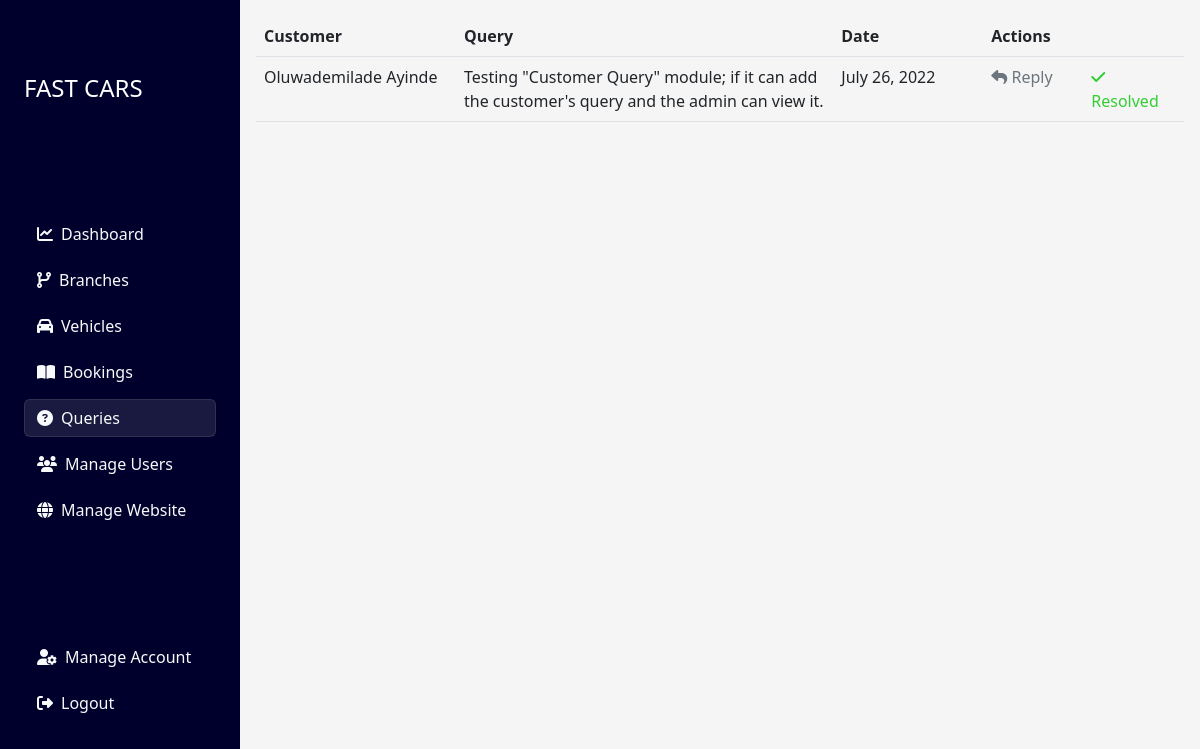
The app's page /site-administrator/customer_queries/ (signed in) with its own data.
### main_site/models.py (models this page shows, shortened)
class CustomerQuery(models.Model):
    firstname = models.CharField(max_length=50)
    lastname = models.CharField(max_length=50)
    email = models.EmailField(max_length=80)
    message = models.TextField()
    date = models.DateField(auto_now_add=True)
    resolved = models.BooleanField(default=False)

### admin_panel/views.py (the view)
# urls.py: path('customer_queries/', manage_queries, name="manage_queries"),
@login_required
def manage_queries(request):
    if request.user.is_staff:
        queries = CustomerQuery.objects.all()
        context = {
            'queries': queries,
        }
        return render(request, 'admin_panel/manage_queries.html', context)
    else:
        return redirect('home')

### admin_panel/templates/admin_panel/manage_queries.html (shortened to what this page needs)
{% extends 'base.html' %}
{% load static %}
{% block main %}
<div class="col-12 d-flex flex-wrap">
    <div class="col-12 col-lg">
        {% include 'partials/sidenav.html' %}
    </div>
    <div class="main_content">
        <div class="col-12 table_holder p-3">
            <table class="table">
                <tr>
                    <th>Customer</th>
                    <th>Query</th>
                    <th>Date</th>
                    <th colspan="2">Actions</th>
                </tr>
                {% for query in queries %}
                <tr>
                    <td style="min-width: 200px;">{{query.firstname}} {{query.lastname}}</td>
                    <td>{{query.message}}</td>
                    <td style="min-width: 150px;">{{query.date}}</td>
                    <td><a href="mailto:{{query.email}}" class="text-decoration-none text-muted"><i
                                class="fas fa-reply"></i> Reply</a></td>
                    <td>
                    {% if query.resolved %}
                    <a href="#" class="text-decoration-none" style="color: limegreen;"><i class="fas fa-check"></i> Resolved</a>
                    {% else %}
                    <a href="{% url 'resolved_queries' query.id %}" class="text-decoration-none text-danger"><i class="fas fa-times"></i> Resolved</a>
                    {% endif %}
                    </td>
                </tr>
                {% endfor %}
            </table>
        </div>
    </div>
</div>
{% endblock main %}

### static/css/index.css (style rules this page uses)
* { margin: 0; padding: 0; }
:root { --orange: #DC2D13; --black: #222; --blue: rgb(0, 0, 44); }
body { background: #f5f5f5 !important; }
.main_content { width: 80%; max-height: 100vh; overflow-y: scroll; }

### admin_panel/templates/admin_panel/manage_queries.html (style rules this page uses)
.table_holder { overflow-x: scroll; }
table td { min-width: 100px; }

### records on screen
CustomerQuery: firstname "Oluwademilade", lastname "Ayinde", message "Testing \"Customer Query\" module; if it can add the customer's query and the admin can view it.", date "July 26, 2022", resolved True (drawn)
